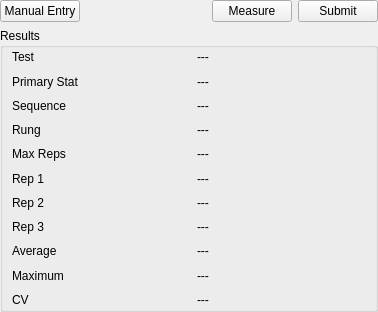
<?xml version="1.0" encoding="UTF-8"?>
<ui version="4.0">
 <class>GripInfo</class>
 <widget class="QWidget" name="GripInfo">
  <property name="geometry">
   <rect>
    <x>0</x>
    <y>0</y>
    <width>378</width>
    <height>312</height>
   </rect>
  </property>
  <property name="windowTitle">
   <string>Form</string>
  </property>
  <layout class="QVBoxLayout" name="verticalLayout" stretch="0,1">
   <property name="leftMargin">
    <number>0</number>
   </property>
   <property name="topMargin">
    <number>0</number>
   </property>
   <property name="rightMargin">
    <number>0</number>
   </property>
   <property name="bottomMargin">
    <number>0</number>
   </property>
   <item>
    <layout class="QHBoxLayout" name="controls">
     <item>
      <widget class="QPushButton" name="manual_entry_button">
       <property name="text">
        <string>Manual Entry</string>
       </property>
      </widget>
     </item>
     <item>
      <spacer name="horizontalSpacer">
       <property name="orientation">
        <enum>Qt::Orientation::Horizontal</enum>
       </property>
       <property name="sizeHint" stdset="0">
        <size>
         <width>40</width>
         <height>20</height>
        </size>
       </property>
      </spacer>
     </item>
     <item>
      <widget class="QPushButton" name="measure_button">
       <property name="text">
        <string>Measure</string>
       </property>
      </widget>
     </item>
     <item>
      <widget class="QPushButton" name="submit_button">
       <property name="text">
        <string>Submit</string>
       </property>
      </widget>
     </item>
    </layout>
   </item>
   <item>
    <widget class="QGroupBox" name="summary">
     <property name="sizePolicy">
      <sizepolicy hsizetype="Preferred" vsizetype="Expanding">
       <horstretch>0</horstretch>
       <verstretch>0</verstretch>
      </sizepolicy>
     </property>
     <property name="title">
      <string>Results</string>
     </property>
     <property name="flat">
      <bool>false</bool>
     </property>
     <layout class="QVBoxLayout" name="verticalLayout_3">
      <property name="topMargin">
       <number>0</number>
      </property>
      <property name="rightMargin">
       <number>0</number>
      </property>
      <property name="bottomMargin">
       <number>0</number>
      </property>
      <item>
       <layout class="QHBoxLayout" name="test">
        <item>
         <widget class="QLabel" name="test_label">
          <property name="text">
           <string>Test</string>
          </property>
         </widget>
        </item>
        <item>
         <widget class="QLabel" name="test_value">
          <property name="text">
           <string>---</string>
          </property>
          <property name="alignment">
           <set>Qt::AlignmentFlag::AlignLeading|Qt::AlignmentFlag::AlignLeft|Qt::AlignmentFlag::AlignVCenter</set>
          </property>
         </widget>
        </item>
       </layout>
      </item>
      <item>
       <layout class="QHBoxLayout" name="primary_stat">
        <item>
         <widget class="QLabel" name="primary_stat_label">
          <property name="text">
           <string>Primary Stat</string>
          </property>
         </widget>
        </item>
        <item>
         <widget class="QLabel" name="primary_stat_value">
          <property name="text">
           <string>---</string>
          </property>
          <property name="alignment">
           <set>Qt::AlignmentFlag::AlignLeading|Qt::AlignmentFlag::AlignLeft|Qt::AlignmentFlag::AlignVCenter</set>
          </property>
         </widget>
        </item>
       </layout>
      </item>
      <item>
       <layout class="QHBoxLayout" name="sequence">
        <item>
         <widget class="QLabel" name="sequence_label">
          <property name="text">
           <string>Sequence</string>
          </property>
         </widget>
        </item>
        <item>
         <widget class="QLabel" name="sequence_value">
          <property name="text">
           <string>---</string>
          </property>
          <property name="alignment">
           <set>Qt::AlignmentFlag::AlignLeading|Qt::AlignmentFlag::AlignLeft|Qt::AlignmentFlag::AlignVCenter</set>
          </property>
         </widget>
        </item>
       </layout>
      </item>
      <item>
       <layout class="QHBoxLayout" name="rung">
        <item>
         <widget class="QLabel" name="rung_label">
          <property name="text">
           <string>Rung</string>
          </property>
         </widget>
        </item>
        <item>
         <widget class="QLabel" name="rung_value">
          <property name="text">
           <string>---</string>
          </property>
          <property name="alignment">
           <set>Qt::AlignmentFlag::AlignLeading|Qt::AlignmentFlag::AlignLeft|Qt::AlignmentFlag::AlignVCenter</set>
          </property>
         </widget>
        </item>
       </layout>
      </item>
      <item>
       <layout class="QHBoxLayout" name="max_reps">
        <item>
         <widget class="QLabel" name="max_reps_label">
          <property name="text">
           <string>Max Reps</string>
          </property>
         </widget>
        </item>
        <item>
         <widget class="QLabel" name="max_reps_value">
          <property name="text">
           <string>---</string>
          </property>
          <property name="alignment">
           <set>Qt::AlignmentFlag::AlignLeading|Qt::AlignmentFlag::AlignLeft|Qt::AlignmentFlag::AlignVCenter</set>
          </property>
         </widget>
        </item>
       </layout>
      </item>
      <item>
       <layout class="QHBoxLayout" name="rep1">
        <item>
         <widget class="QLabel" name="rep1_label">
          <property name="text">
           <string>Rep 1</string>
          </property>
         </widget>
        </item>
        <item>
         <widget class="QLabel" name="rep1_value">
          <property name="text">
           <string>---</string>
          </property>
          <property name="alignment">
           <set>Qt::AlignmentFlag::AlignLeading|Qt::AlignmentFlag::AlignLeft|Qt::AlignmentFlag::AlignVCenter</set>
          </property>
         </widget>
        </item>
       </layout>
      </item>
      <item>
       <layout class="QHBoxLayout" name="rep2">
        <item>
         <widget class="QLabel" name="rep2_label">
          <property name="text">
           <string>Rep 2</string>
          </property>
         </widget>
        </item>
        <item>
         <widget class="QLabel" name="rep2_value">
          <property name="text">
           <string>---</string>
          </property>
          <property name="alignment">
           <set>Qt::AlignmentFlag::AlignLeading|Qt::AlignmentFlag::AlignLeft|Qt::AlignmentFlag::AlignVCenter</set>
          </property>
         </widget>
        </item>
       </layout>
      </item>
      <item>
       <layout class="QHBoxLayout" name="rep3">
        <item>
         <widget class="QLabel" name="rep3_label">
          <property name="text">
           <string>Rep 3</string>
          </property>
         </widget>
        </item>
        <item>
         <widget class="QLabel" name="rep3_value">
          <property name="text">
           <string>---</string>
          </property>
          <property name="alignment">
           <set>Qt::AlignmentFlag::AlignLeading|Qt::AlignmentFlag::AlignLeft|Qt::AlignmentFlag::AlignVCenter</set>
          </property>
         </widget>
        </item>
       </layout>
      </item>
      <item>
       <layout class="QHBoxLayout" name="avg">
        <item>
         <widget class="QLabel" name="avg_label">
          <property name="text">
           <string>Average</string>
          </property>
         </widget>
        </item>
        <item>
         <widget class="QLabel" name="avg_value">
          <property name="text">
           <string>---</string>
          </property>
          <property name="alignment">
           <set>Qt::AlignmentFlag::AlignLeading|Qt::AlignmentFlag::AlignLeft|Qt::AlignmentFlag::AlignVCenter</set>
          </property>
         </widget>
        </item>
       </layout>
      </item>
      <item>
       <layout class="QHBoxLayout" name="max">
        <item>
         <widget class="QLabel" name="max_label">
          <property name="text">
           <string>Maximum</string>
          </property>
         </widget>
        </item>
        <item>
         <widget class="QLabel" name="max_value">
          <property name="text">
           <string>---</string>
          </property>
          <property name="alignment">
           <set>Qt::AlignmentFlag::AlignLeading|Qt::AlignmentFlag::AlignLeft|Qt::AlignmentFlag::AlignVCenter</set>
          </property>
         </widget>
        </item>
       </layout>
      </item>
      <item>
       <layout class="QHBoxLayout" name="cv">
        <item>
         <widget class="QLabel" name="cv_label">
          <property name="text">
           <string>CV</string>
          </property>
         </widget>
        </item>
        <item>
         <widget class="QLabel" name="cv_value">
          <property name="text">
           <string>---</string>
          </property>
          <property name="alignment">
           <set>Qt::AlignmentFlag::AlignLeading|Qt::AlignmentFlag::AlignLeft|Qt::AlignmentFlag::AlignVCenter</set>
          </property>
         </widget>
        </item>
       </layout>
      </item>
     </layout>
    </widget>
   </item>
  </layout>
 </widget>
 <resources/>
 <connections/>
</ui>
